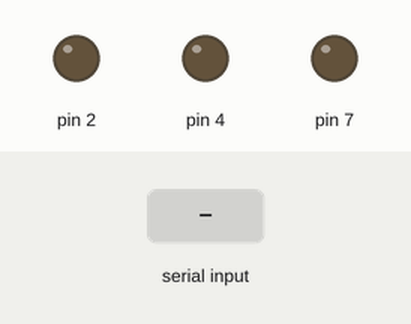
Bench run of a sketch on a simulated Arduino Uno, built with avr-gcc and run on an emulated ATmega328P. Shown: output pins drawn as LEDs (lit = HIGH). The inputs (shaded band) are chosen by the test bench.

Above: at 1.2 s.
1.3 s: "R" received over Serial
At 2.1 s:
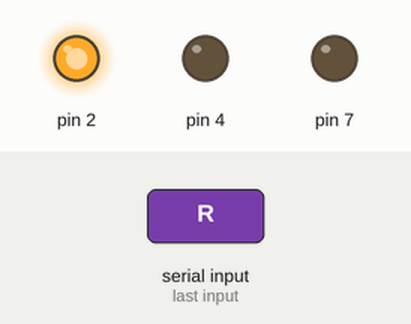
2.8 s: "B" received over Serial
At 3.2 s:
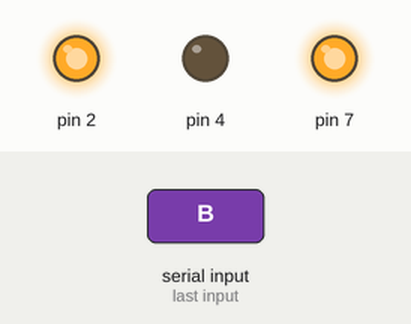
4.3 s: "G" received over Serial
At 5.5 s:
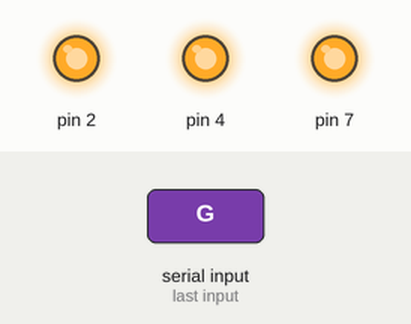
5.8 s: "O" received over Serial
At 6.7 s:
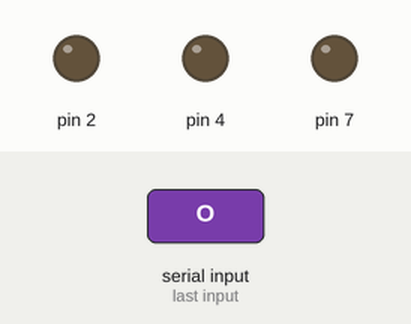
7.3 s: "B" received over Serial
At 7.9 s:
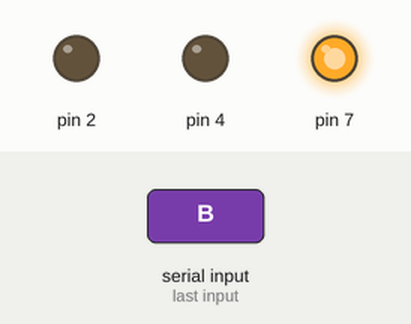
8.8 s: "G" received over Serial
At 10.2 s:
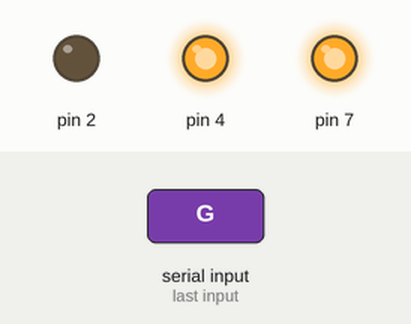
Timing chart, 0 to 11.3 s (numbered marks = the images above; inputs shaded):
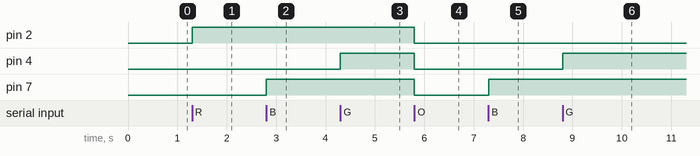

Measured:
- after the input at 1.3 s, pin 2: LOW → HIGH at once
- after the input at 2.8 s, pin 7: LOW → HIGH at once
- after the input at 4.3 s, pin 4: LOW → HIGH at once
- after the input at 5.8 s, pin 2, pin 4, pin 7: HIGH → LOW at once
- after the input at 7.3 s, pin 7: LOW → HIGH at once
- after the input at 8.8 s, pin 4: LOW → HIGH at once

The sketch:

leds_blink_if_else.ino
```cpp
void setup()
{
  pinMode(2, OUTPUT);
  pinMode(4, OUTPUT);
  pinMode(7, OUTPUT);
  Serial.begin(9600);
}

void loop()
{
  if (Serial.available() == 1) {
    char a = Serial.read();

    if (a == 'R') {
      digitalWrite(2, HIGH);
      delay(1000);
    }
    else if (a == 'B') {
      digitalWrite(7, HIGH);
      delay(1000);
    }
    else if (a == 'G') {
      digitalWrite(4, HIGH);
      delay(1000);
    }
    else if (a == 'O') {
      digitalWrite(2, LOW);
      digitalWrite(4, LOW);
      digitalWrite(7, LOW);
    }

  }
}
```
